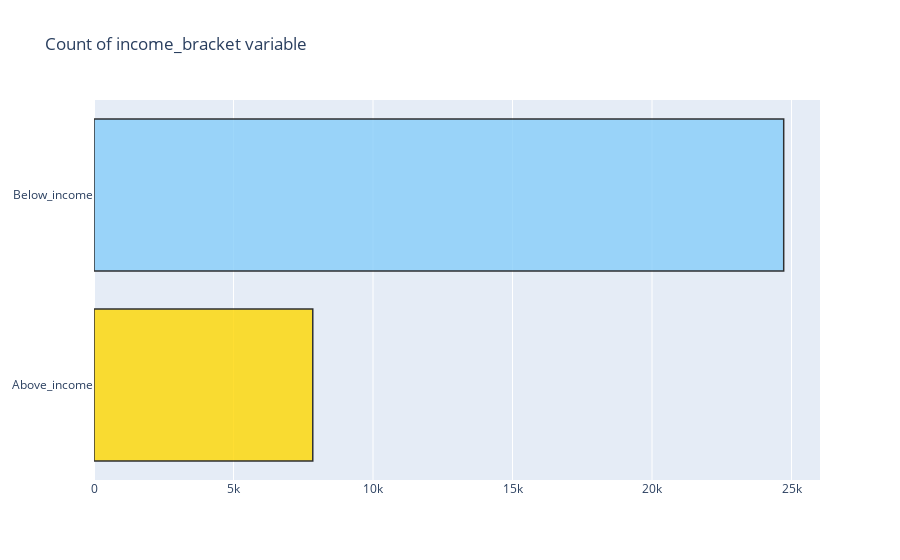
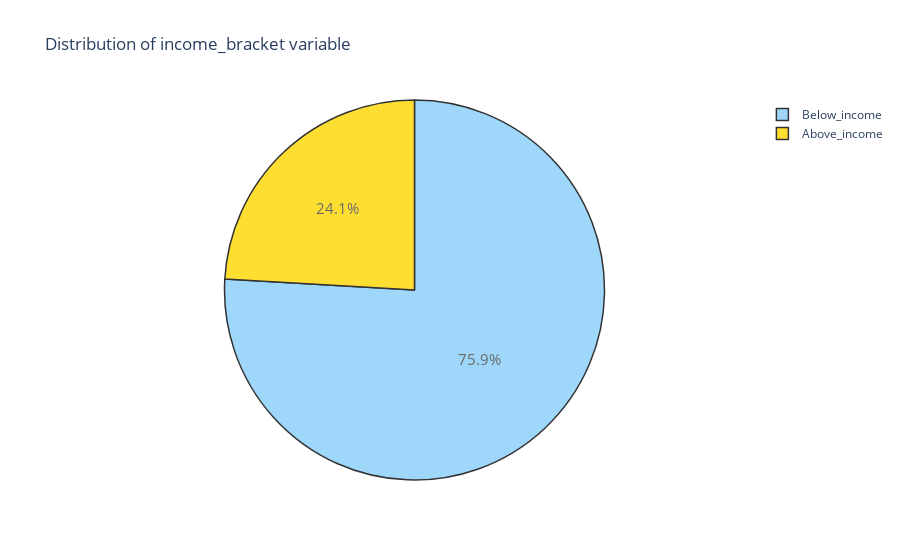

Notebook code cell kept with these figures, in order:
### Code cell
import warnings
import plotly.offline as py
py.init_notebook_mode(connected=True)
import plotly.graph_objs as go
import plotly.tools as tls
import plotly.figure_factory as ff
warnings.filterwarnings('ignore')
Above_income = df[(df['income_bracket'] != 0)]
Below_income = df[(df['income_bracket'] == 0)]

#------------COUNT-----------------------
trace = go.Bar(x = (len(Above_income), len(Below_income)), y = ['Above_income', 'Below_income'], orientation = 'h', opacity = 0.8,marker=dict(
        color=['gold', 'lightskyblue'],
        line=dict(color='#000000',width=1.5)))

layout = dict(title =  'Count of income_bracket variable')
                    
fig = dict(data = [trace], layout=layout)
py.iplot(fig)

#------------PERCENTAGE-------------------
trace = go.Pie(labels = ['Below_income', 'Above_income'], values = df['income_bracket'].value_counts(), 
               textfont=dict(size=15),opacity = 0.8, 
               marker=dict(colors=['lightskyblue','gold'], 
                           line=dict(color='#000000', width=1.5)))


layout = dict(title =  'Distribution of income_bracket variable')
           
fig = dict(data = [trace], layout=layout)
py.iplot(fig)

### Figure 1 — Plotly figure (JSON) as saved in the notebook; plotly's stock layout.template omitted (floating-point values rounded to 4 significant figures)
{"data": [{"marker": {"color": ["gold", "lightskyblue"], "line": {"color": "#000000", "width": 1.5}}, "opacity": 0.8, "orientation": "h", "type": "bar", "x": [7841, 24720], "y": ["Above_income", "Below_income"]}], "layout": {"title": {"text": "Count of income_bracket variable"}}}

### Figure 2 — Plotly figure (JSON) as saved in the notebook; plotly's stock layout.template omitted (floating-point values rounded to 4 significant figures)
{"data": [{"labels": ["Below_income", "Above_income"], "marker": {"colors": ["lightskyblue", "gold"], "line": {"color": "#000000", "width": 1.5}}, "opacity": 0.8, "textfont": {"size": 15}, "type": "pie", "values": [24720, 7841]}], "layout": {"title": {"text": "Distribution of income_bracket variable"}}}
